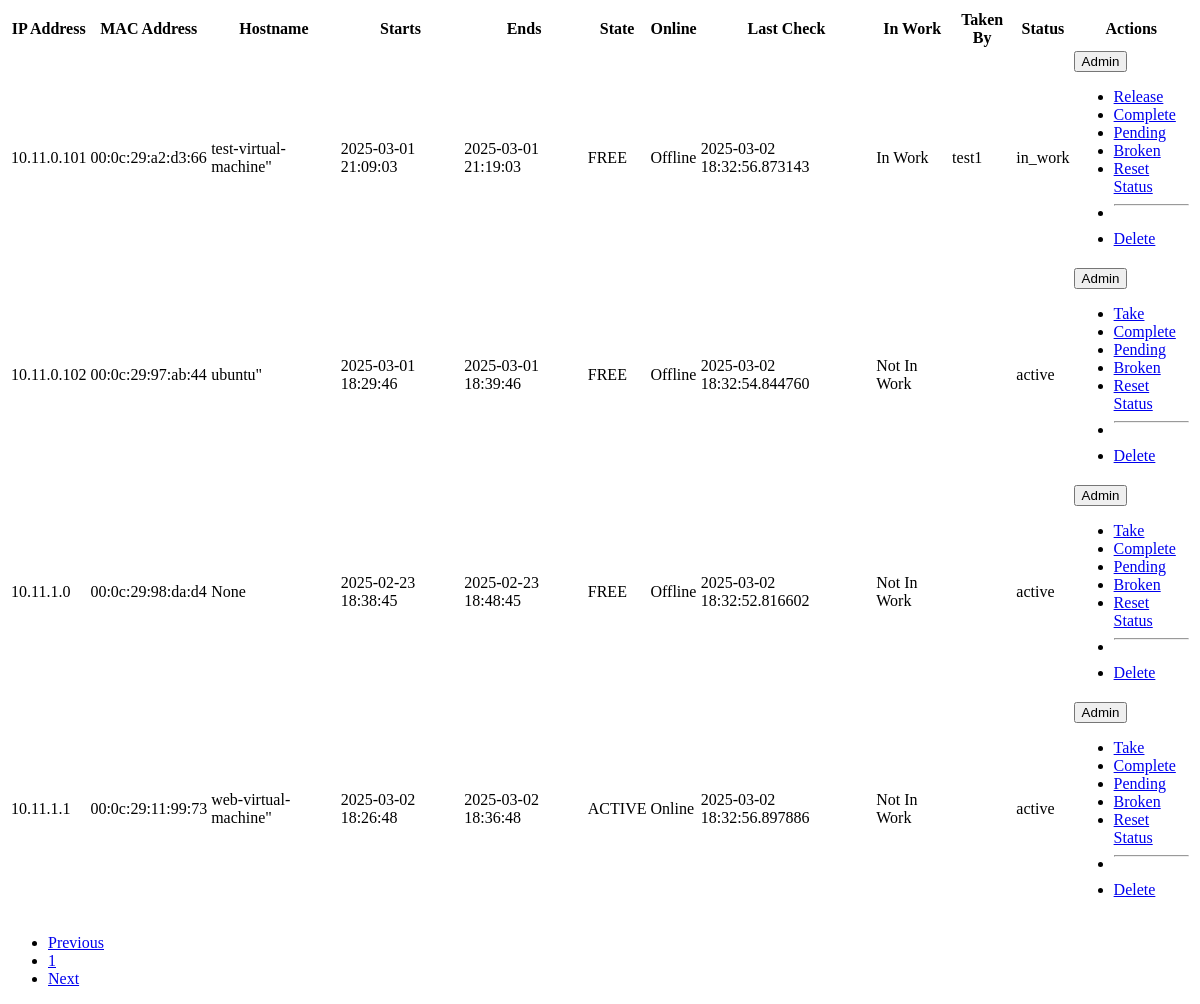
The app's page /update_table (signed in), older data.
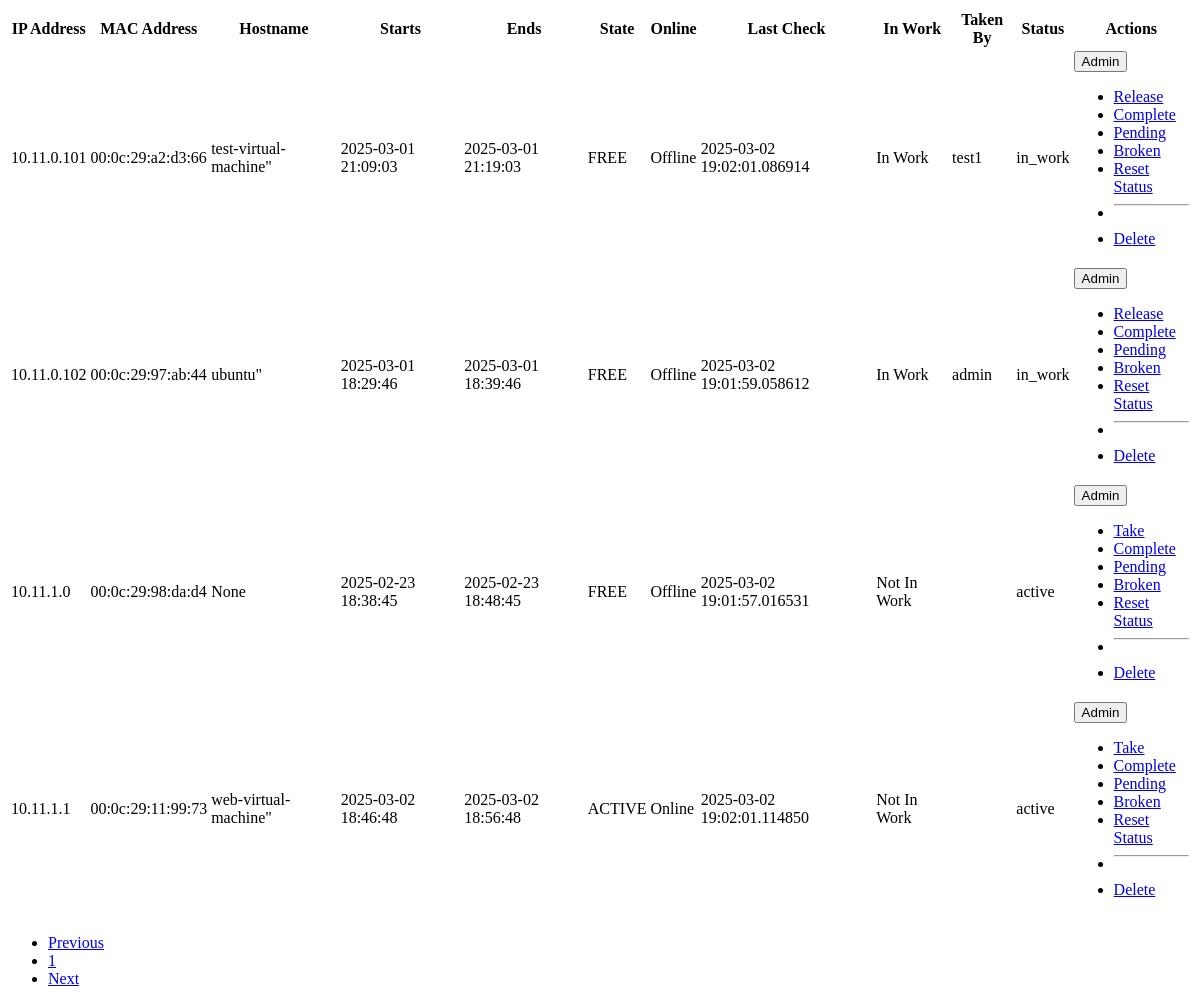
The same page, newer data.
### app/models.py (models this page shows, shortened)
class Lease(db.Model):
    __tablename__ = 'leases'
    id = db.Column(db.Integer, primary_key=True)
    ip = db.Column(db.String(15), unique=True, index=True, nullable=False)
    mac = db.Column(db.String(17), index=True, nullable=False)
    hostname = db.Column(db.String(255), index=True)
    starts = db.Column(db.DateTime)
    ends = db.Column(db.DateTime)
    binding_state = db.Column(db.String(64), index=True, nullable=False)
    uid = db.Column(db.String(255))
    is_online = db.Column(db.Boolean, default=False)
    last_check = db.Column(db.DateTime)
    in_work = db.Column(db.Boolean, default=False)
    taken_by_id = db.Column(db.Integer, db.ForeignKey('users.id'), index=True)
    status = db.Column(
        db.Enum(LeaseStatus),
        nullable=False,
        server_default=LeaseStatus.ACTIVE
    )
    server_id = db.Column(db.Integer, db.ForeignKey('servers.id'))
    status_history = db.relationship(
        'LeaseStatusHistory',
        backref='lease_obj',
        lazy='dynamic',
        order_by='desc(LeaseStatusHistory.timestamp)',
        overlaps="status_history,lease_obj"  #  <--  ДОБАВИТЬ overlaps
    )

class User(UserMixin, db.Model):
    __tablename__ = 'users'
    id = db.Column(db.Integer, primary_key=True)
    username = db.Column(db.String(64), unique=True, index=True, nullable=False)
    password_hash = db.Column(db.String(128), nullable=False)
    role = db.Column(db.String(64), nullable=False, default='tester')  # 'admin', 'tester'
    first_name = db.Column(db.String(64))
    last_name = db.Column(db.String(64))
    last_seen = db.Column(db.DateTime, default=datetime.utcnow)
    leases = db.relationship('Lease', backref='taken_user', lazy='dynamic', foreign_keys='Lease.taken_by_id')
    groups = db.relationship('Group', secondary=user_groups, lazy='subquery',
                            backref=db.backref('users', lazy=True)) # Связь с группами
    journal_entries = db.relationship('Journal', back_populates='user', lazy='dynamic')

### app/views.py (the view)
@main.route('/update_table')
@login_required
def update_table():
    search_query = request.args.get('q', '')
    page = request.args.get('page', 1, type=int)
    per_page = 10
    status = request.args.get('status', 'active')  #  <--  Значение по умолчанию 'active'
    if status == 'in_work':
        if current_user.role == 'admin':
            query = Lease.query.filter(Lease.status == LeaseStatus.IN_WORK)
        else:
            query = Lease.query.filter(Lease.taken_by_id == current_user.id, Lease.status == LeaseStatus.IN_WORK)
    elif status == 'completed':
        query = Lease.query.filter(Lease.status == LeaseStatus.COMPLETED)
    elif status == 'broken':
        if current_user.role != 'admin':
            return jsonify({'message': 'Forbidden'}), 403
        query = Lease.query.filter(Lease.status == LeaseStatus.BROKEN)
    elif status == 'pending':
        if current_user.role != 'admin':
            return jsonify({'message': 'Forbidden'}), 403
        query = Lease.query.filter(Lease.status == LeaseStatus.PENDING)
    else:  # По умолчанию - active и in_work <-- ИСПРАВЛЕНО!
        query = Lease.query.filter(Lease.status.in_([LeaseStatus.ACTIVE, LeaseStatus.IN_WORK])) # <-- ACTIVE и IN_WORK
    if search_query:  # Добавлено условие поиска
        leases = query.filter(
            or_(Lease.ip.contains(search_query), Lease.hostname.contains(search_query))
        ).order_by(Lease.ip).paginate(page=page, per_page=per_page, error_out=False)
    else:
        leases = query.order_by(Lease.ip).paginate(page=page, per_page=per_page, error_out=False)
    return render_template('leases_table.html', leases=leases, search_query=search_query) # <-- ВОТ ЭТО ИЗМЕНЕНИЕ!

### app/models.py (called while the page is built)
@login_manager.user_loader
def load_user(user_id):
    return User.query.get(int(user_id))

### app/templates/leases_table.html (shortened to what the changed rows need)
<table class="table table-striped" id="leases-table">
    <thead>
        <tr>
            <th>IP Address</th>
            <th>MAC Address</th>
            <th>Hostname</th>
            <th>Starts</th>
            <th>Ends</th>
            <th>State</th>
            <th>Online</th>
            <th>Last Check</th>
            <th>In Work</th>
            <th>Taken By</th>
            <th>Status</th>
            {% if current_user.role == 'admin' %}
            <th>Actions</th>
            {% endif %}
        </tr>
    </thead>
    <tbody>
        {% for lease in leases.items %}
            <tr {% if lease.status.value == 'in_work' %}class="table-warning"{% endif %}>
                <td>{{ lease.ip }}</td>
                <td>{{ lease.mac }}</td>
                <td>{{ lease.hostname|d('N/A') }}</td>
                <td>{{ lease.starts|d('N/A') }}</td>
                <td>{{ lease.ends|d('N/A') }}</td>
                <td>{{ lease.binding_state }}</td>
                <td>{{ "Online" if lease.is_online else "Offline" }}</td>
                <td>{{ lease.last_check|d('N/A') }}</td>
                <td>
                    {% if lease.in_work %}
                        <span class="badge bg-warning">In Work</span>
                    {% else %}
                        <span class="badge bg-secondary">Not In Work</span>
                    {% endif %}
                </td>
                <td>{{ lease.taken_user.username if lease.taken_user else '' }}</td>
                <td>{{ lease.status.value }}</td>
                <td>
                     {% if current_user.role == 'admin' %}
                         <div class="dropdown">
                             <button class="btn btn-sm btn-secondary dropdown-toggle" type="button" data-bs-toggle="dropdown">
                                 Admin
                             </button>
                             <ul class="dropdown-menu">
                                 {% if lease.status.value == 'active' %}
                                    <li><a class="dropdown-item take-btn" href="#" data-url="{{ url_for('api.take_lease', lease_id=lease.id) }}">Take</a></li>
                                 {% endif %}
                                 {% if lease.status.value == 'in_work' %}
                                    <li><a class="dropdown-item release-btn" href="#" data-url="{{ url_for('api.release_lease', lease_id=lease.id) }}">Release</a></li>
                                 {% endif %}
                                 <li><a class="dropdown-item complete-btn" href="#" data-url="{{ url_for('api.complete_lease', lease_id=lease.id) }}">Complete</a></li>
                                 {% if lease.status.value != 'pending' %}
                                     <li><a class="dropdown-item pending-btn" href="#" data-url="{{ url_for('api.pending_lease', lease_id=lease.id) }}">Pending</a></li>
                                 {% endif %}
                                 {% if lease.status.value != 'broken' %}
                                     <li><a class="dropdown-item broken-btn" href="#" data-url="{{ url_for('api.broken_lease', lease_id=lease.id) }}">Broken</a></li>
                                 {% endif %}
                                 <li><a class="dropdown-item reset-btn" href="#" data-url="{{ url_for('api.reset_lease', lease_id=lease.id) }}">Reset Status</a></li>
                                 <li><hr class="dropdown-divider"></li>
                                 <li><a class="dropdown-item delete-btn" href="#" data-url="{{ url_for('api.delete_lease', lease_id=lease.id)}}">Delete</a></li>
                             </ul>
                         </div>
                     {% endif %}
                 </td>
            </tr>
        {% endfor %}
    </tbody>
</table>

Row changes from the older to the newer data that the page shows:
changed Lease "test-virtual-machine\"": last_check|d "2025-03-02 18:32:56.873143" → "2025-03-02 19:02:01.086914"
changed Lease "00:0c:29:97:ab:44": last_check|d "2025-03-02 18:32:54.844760" → "2025-03-02 19:01:59.058612"; taken_user (not shown) → "admin"; status.value "active" → "in_work"; in_work "Not In Work" → "In Work"; status "Take" → "Release"
changed Lease "00:0c:29:98:da:d4": last_check|d "2025-03-02 18:32:52.816602" → "2025-03-02 19:01:57.016531"
changed Lease "web-virtual-machine\"": starts|d "2025-03-02 18:26:48" → "2025-03-02 18:46:48"; ends|d "2025-03-02 18:36:48" → "2025-03-02 18:56:48"; last_check|d "2025-03-02 18:32:56.897886" → "2025-03-02 19:02:01.114850"
